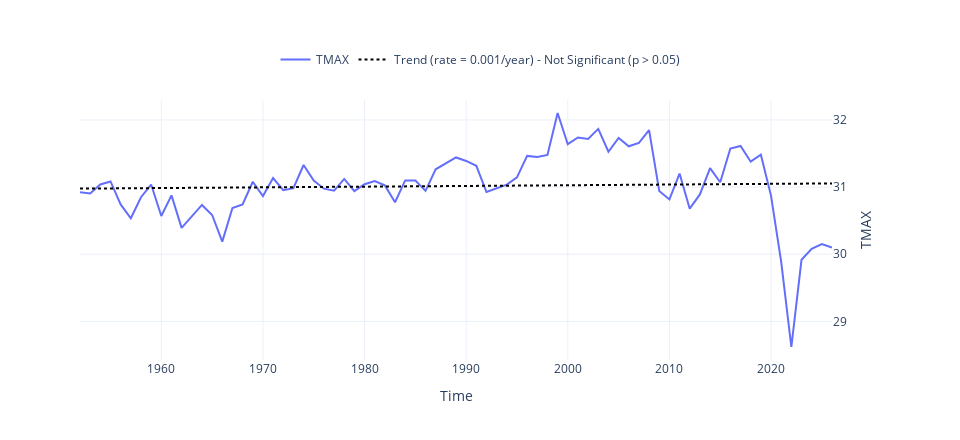

Notebook source saved alongside this figure:
### Code cell
fig, trend_maximum = plot_timeseries_interactive(dict_plot, trendline=True, figsize = (24, 11), return_trend = True)
fig.write_html(op.join(path_figs, 'F3_ST_max.html'), include_plotlyjs="cdn")
